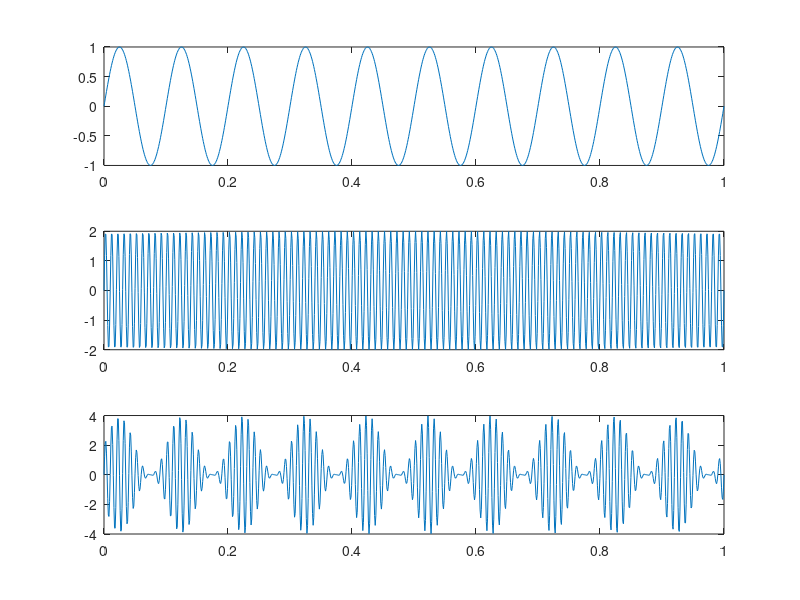
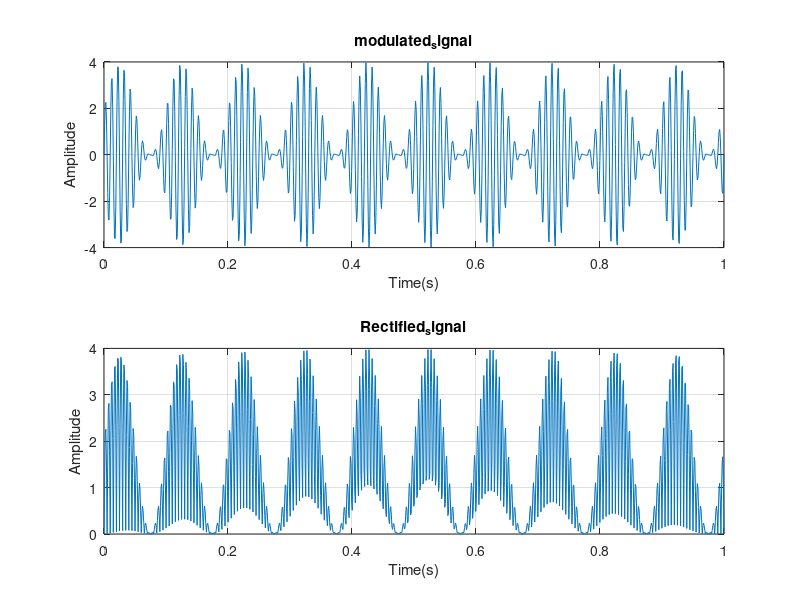

Source code (MATLAB) for these figures, in order:
%Time Parameters
fs = 1000;              %Sampling
t = linspace(0,1,1000); %Time vector

%Message signal
fm = 10;
am = 1;
message_signal = am*sin(2*pi*fm.*t); %. for element wise multiplication

%Carrier signal
fc = 100;
ac = 2;
carrier_signal = ac*sin(2*pi*fc.*t);

%%performing modulation
modulated_signal = (1+message_signal).*carrier_signal; %unsuppressed carrier


figure;
subplot(3,1,1);
plot(t,message_signal);


subplot(3,1,2);
plot(t,carrier_signal);

subplot(3,1,3);
plot(t,modulated_signal);

%%modulation signal
%%Rectification process
rectified_signal = abs(modulated_signal);

%%Plotting
figure;
subplot(2, 1, 1);
plot(t, modulated_signal);
title('modulated_signal');
xlabel('Time(s)');
ylabel('Amplitude');
grid on;

subplot(2, 1, 2);
plot(t, rectified_signal);
title('Rectified_signal');
xlabel('Time(s)');
ylabel('Amplitude');
grid on;

%Low pass filter
cutoff_freq = 20; %Hz

%FIRfilter design using window method
numtaps = 20;
normalized_cutoff_freq = cutoff_freq / (fs/2);
fir_coeff = fir1(numtaps - 1, normalized_cutoff_freq, 'low');

%Apply the FIR filter to the rectified signal
filtered_signal = filter(fir_coeff, 1, rectified_signal);

